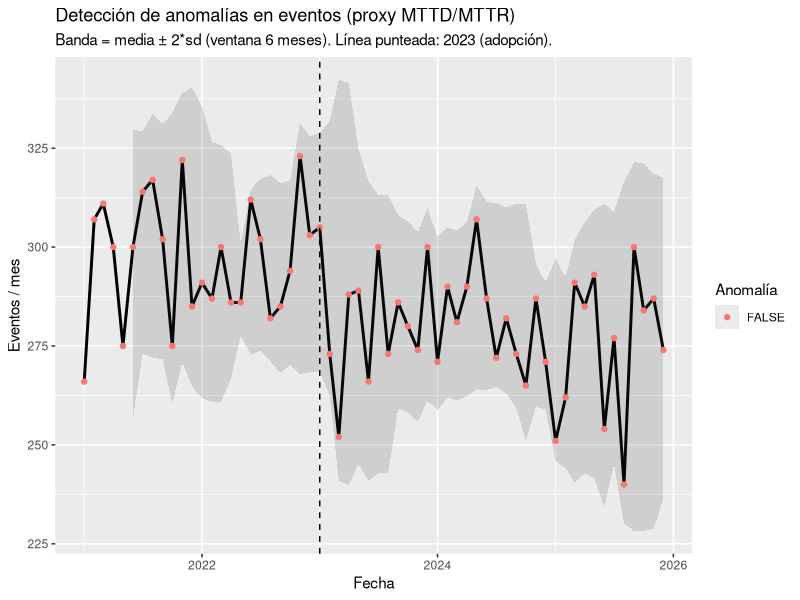

Recreate this plot in R.

# 04_anomaly_detection.R
# Telemetry anomaly detection as proxy for improvements in MTTD/MTTR after 2023
# Output: outputs/figures/04_anomalies.png

# Si tienes problemas de permisos o R no encuentra los paquetes instalados,
# puedes especificar manualmente la ruta a tu carpeta de librerías personal.
# Descomenta y edita la siguiente línea según tu usuario y versión de R:
# .libPaths("C:/Users/tu_usuario/AppData/Local/R/win-library/4.x")

library(readr); library(dplyr); library(ggplot2); library(zoo)

tel <- read_csv("ai_defense_metrics.csv")
tel$date <- as.Date(tel$date)

# Simple rolling mean / sd anomaly flag on events
tel <- tel %>%
  arrange(date) %>%
  mutate(roll_mean = zoo::rollmean(events, k = 6, fill = NA, align = "right"),
         roll_sd   = zoo::rollapply(events, width = 6, FUN = sd, fill = NA, align = "right"),
         upper = roll_mean + 2*roll_sd,
         lower = pmax(0, roll_mean - 2*roll_sd),
         anomaly = ifelse(!is.na(roll_mean) & (events > upper | events < lower), 1, 0))

p <- ggplot(tel, aes(x = date, y = events)) +
  geom_line(size = 1.0) +
  geom_ribbon(aes(ymin = lower, ymax = upper), alpha = 0.15) +
  geom_point(aes(color = anomaly == 1)) +
  geom_vline(xintercept = as.Date("2023-01-01"), linetype = "dashed") +
  labs(title = "Detección de anomalías en eventos (proxy MTTD/MTTR)",
       subtitle = "Banda = media ± 2*sd (ventana 6 meses). Línea punteada: 2023 (adopción).",
       x = "Fecha", y = "Eventos / mes", color = "Anomalía")

dir.create("outputs/figures", recursive = TRUE, showWarnings = FALSE)
ggsave("outputs/figures/04_anomalies.png", plot = p, width = 7.5, height = 4.5, dpi = 150)

# Compare average MTTD/MTTR before vs after 2023
b4 <- tel %>% filter(date < as.Date("2023-01-01")) %>% summarize(MTTD=mean(MTTD_hours), MTTR=mean(MTTR_hours))
af <- tel %>% filter(date >= as.Date("2023-01-01")) %>% summarize(MTTD=mean(MTTD_hours), MTTR=mean(MTTR_hours))
print(b4); print(af)
cat(sprintf("ΔMTTD: %.2f h | ΔMTTR: %.2f h\n", b4$MTTD - af$MTTD, b4$MTTR - af$MTTR))
